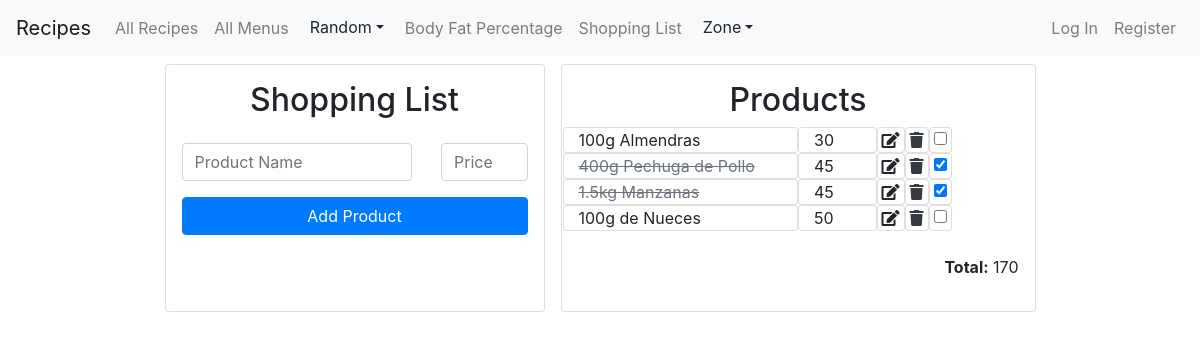
The app's page /shopping_list with its own data.
### app/models.py (models this page shows, shortened)
class Product(models.Model):
    name = models.CharField(max_length=30)
    price = models.IntegerField()
    checked = models.BooleanField(default=False)
    category = models.CharField(max_length=20, default="protein")

### app/views.py (the view)
# urls.py: path("shopping_list", views.shopping_list, name="shopping_list"),
def shopping_list(request):
    products = Product.objects.all()
    proteins = products.filter(category__contains="protein")
    return render(request, 'app/shopping_list.html',{
        'products': products,
        'proteins': proteins
    })

### app/templates/app/shopping_list.html (shortened to what this page needs)
{% extends "app/layout.html" %}
{% block body %}
  <div class="container">
    <div class="row justify-content-center">
      <div class="card col-lg-4 col-sm-8 m-2 p-3 text-center">
        <h2>Shopping List</h2>
        <form  onsubmit="add_product(); return false" class="mt-3">
          <div class="form-group d-flex justify-content-between">
            <input autofocus class="form-control col-8" type="text" id="product_name" placeholder="Product Name" required>
            <input class="form-control col-3" type="number" min="1" id="product_price" placeholder="Price">
          </div>
          <input class="btn btn-primary w-100 mb-5" type="submit" value="Add Product">
        </form>
      </div>
      <div class="card col-lg-5 col-sm-12 text-center m-2 p-3">
        <h2>Products</h2>
        <div id="products" class="text-left">
          {% for product in products %}
            <div class="row">
              {% if product.checked == False %}
              <span class="col-lg-6 col-sm-5 card">
                {{product.name}}
              </span>
              {% else %}
              <span class="col-6 card text-muted" style="text-decoration: line-through;">
                {{product.name}}
              </span>
              {% endif %}
              <span class="price col-lg-2 col-sm-3 card">{{product.price}}</span>
              <i class="card fa fa-edit p-1" data-bs-toggle="modal" data-bs-target="#myModal"
                              data-id="{{product.id}}"
                              data-name="{{product.name}}"
                              data-price="{{product.price}}"
                              onclick="fill_modal(event)" title="edit product"></i>
              <a  href="{% url 'delete_product' product.id %}" class="delete card">
                <i class='fa fa-trash text-dark m-1' title="delete product"></i>
              </a>
              <a  href="{% url 'check_uncheck' product.id %}" class="check card">
                {% if product.checked %}
                <input type="checkbox" checked class="m-1" title="uncheck product">
                {% else %}
                <input type="checkbox" class="m-1" title="check product">
                {% endif %}
              </a>
            </div>
          {% endfor %}
          </div>
        <p class="text-right mt-4"><b>Total:</b> <span id="total">0</span></p>
      </div>
    </div>
  </div>
{% endblock %}

### records on screen
Product: name "100g Almendras", price "30"
Product: name "400g Pechuga de Pollo", price "45"
Product: name "1.5kg Manzanas", price "45"
Product: name "100g de Nueces", price "50"
